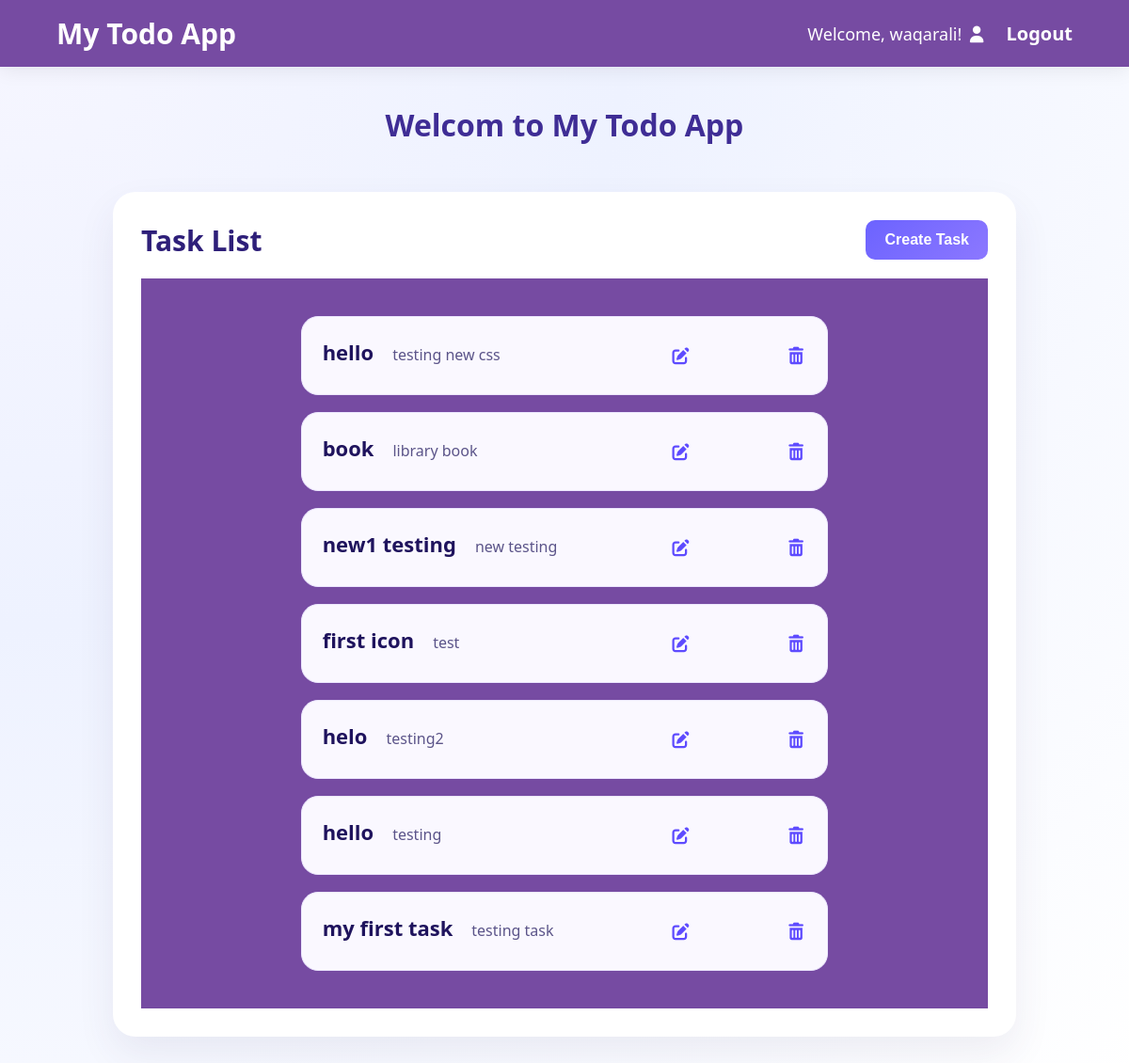
Screenshot of / (signed in) with the database file from the repository.
### todo/models.py (models this page shows, shortened)
class Task(models.Model):
    src = models.AutoField(primary_key=True, auto_created=True)
    title = models.CharField(max_length=200)
    description = models.TextField(blank=True)
    created_at = models.DateTimeField(auto_now_add=True)
    updated_at = models.DateTimeField(auto_now=True)
    user = models.ForeignKey(User, on_delete=models.CASCADE)

### todo/views.py (the view)
# urls.py: path('', views.task_list, name='task_list'),
@login_required(login_url='login')
def task_list(request):
    tasks = Task.objects.filter(user=request.user).order_by('-created_at')
    return render(request, 'task_list.html', {'tasks': tasks})

### templates/task_list.html (shortened to what this page needs)
{% extends "layout.html" %}
{% block content %}
<div class="welcome-container">
    <h1>Welcom to My Todo App</h1>
</div>
<div class ="task-card">
    <div class="task-card-header">
    <h2>Task List</h2>
     <button><a href="{% url 'task_create' %}">Create Task</a></button>
    </div>
   <div class="task-list">
    <ul>
        {% for task in tasks %}
            <li>
                <h3>{{ task.title }}</h3>
                <p>{{ task.description }}</p>
                <div class="task-actions">
                    {% if user.is_authenticated %}
                <a href="{% url 'task_update' task.pk %}">
                <i class="fa-solid fa-pen-to-square"></i></a> <a href="{% url 'task_delete' task.pk %}">
                        <i class="fa-solid fa-trash-can"></i></a>
                        {% endif %}
                </div>
            </li>
        {% empty %}
            <li>No tasks available.</li>
        {% endfor %}
    </ul>
</div>
</div>
{% endblock content %}

### templates/layout.html (shortened to what this page needs)
{% load static %}
<!DOCTYPE html>
<html lang="en">
<head>
    <link rel="stylesheet" type="text/css" href="{% static 'index.css' %}">
    <link rel="stylesheet" href="https://cdnjs.cloudflare.com/ajax/libs/font-awesome/7.0.1/css/all.min.css" />
</head>
<body>
    <header>
        <nav>
            <ul>
                <div class="logo">
                    <a href="{% url 'task_list' %}">My Todo App</a>
                </div>
                <div class="nav-links">
                {% if user.is_authenticated %}
                    <p class="welcome-message">Welcome, {{ user.username }}! <i class="fas fa-user"></i></p>
                    <li><a href="{% url 'logout' %}">Logout</a></li>
                {% else %}
                    <li><a href="{% url 'signup' %}">Sign Up</a></li>
                    <li><a href="{% url 'login' %}">Login</a></li>
                {% endif %}
                </div>
            </ul>
        </nav>
    </header>
    <main>
        {% block content %}{% endblock content %}
    </main>
</body>
</html>

### Static/index.css (style rules this page uses)
* { margin: 0%; padding: 0%; }
ul { display: flex; justify-content:space-between; align-items: center; padding: 15px 60px; background: #764ba2; list-style: none; text-decoration: none; }
.logo { color: white; font-size: 30px; font-weight: bold; }
.logo a { display: flex; text-decoration:none ; color: white; background: #764ba2; }
.nav-links { display: flex; justify-content: space-around; align-items: center; gap: 20px; background: #764ba2; }
.welcome-message { color: white; font-size: 18px; }
.nav-links li { display: flex; font-size: 20px; font-weight: bold; }
.nav-links li a { text-decoration: none; color: white; background: #764ba2; }
body { font-family: 'Segoe UI', Tahoma, Geneva, Verdana, sans-serif; color: #333; background: radial-gradient(circle at top left, #f6f6ff, #eef2ff 40%, #ffffff 100%); min-height: 100vh; }
main { width: min(1200px, calc(100% - 40px)); margin: 40px auto 60px; }
header { box-shadow: 0 3px 20px rgba(0, 0, 0, 0.08); position: sticky; top: 0; background: white; z-index: 10; }
nav ul { flex-wrap: wrap; }
.nav-links p { margin: 0; color: white; }
button, .task-card button, .create-task-card button, form button { border: none; border-radius: 10px; background: linear-gradient(135deg, #6c63ff 0%, #8c78ff 100%); color: white; padding: 12px 20px; font-size: 16px; font-weight: 600; cursor: pointer; transition: transform 0.2s ease, box-shadow 0.2s ease, background 0.3s ease; }
button a { color: inherit; text-decoration: none; display: inline-block; width: 100%; }
a { color: #5e4bff; text-decoration: none; }
.welcome-container { text-align: center; color: #3f2d95; margin-bottom: 50px; }
.task-card, .create-task-card, .update-task-card, .delete-task-card { background: white; border-radius: 24px; padding: 30px; box-shadow: 0 18px 40px rgba(64, 52, 106, 0.08); }
.task-card { max-width: 900px; margin: 20px auto; }
.task-card-header { display: flex; justify-content: space-between; text-align: center; align-items: center; }
.task-card-header button { margin-bottom: 20px; }
.task-card h2, .create-task-card h2, .update-task-card h2, .delete-task-card h2 { margin-bottom: 20px; color: #2e1f79; font-size: 30px; }
.task-list ul { list-style: none; padding: 40px; justify-content: center; margin: 0; display: grid; gap: 18px; }
.task-list li { background: #faf8ff; border: 1px solid #ece7ff; border-radius: 18px; padding: 22px; display: flex; justify-content: flex-start; align-items: center; gap: 20px; }
.task-actions { margin-left: auto; display: flex; }
.task-list li h3 { margin: 0 0 8px; font-size: 22px; color: #1f135d; }
.task-list li p { margin: 0; color: #5b5489; line-height: 1.6; }
.task-list li a { color: #5e4bff; margin-left: 100px; font-size: 18px; }

### rows the page displays
Task: title "hello", description "testing new css"
Task: title "book", description "library book"
Task: title "new1 testing", description "new testing"
Task: title "first icon", description "test"
Task: title "helo", description "testing2"
Task: title "hello", description "testing"
Task: title "my first task", description "testing task"

### other values shown
{{ user.username }} "waqarali"
